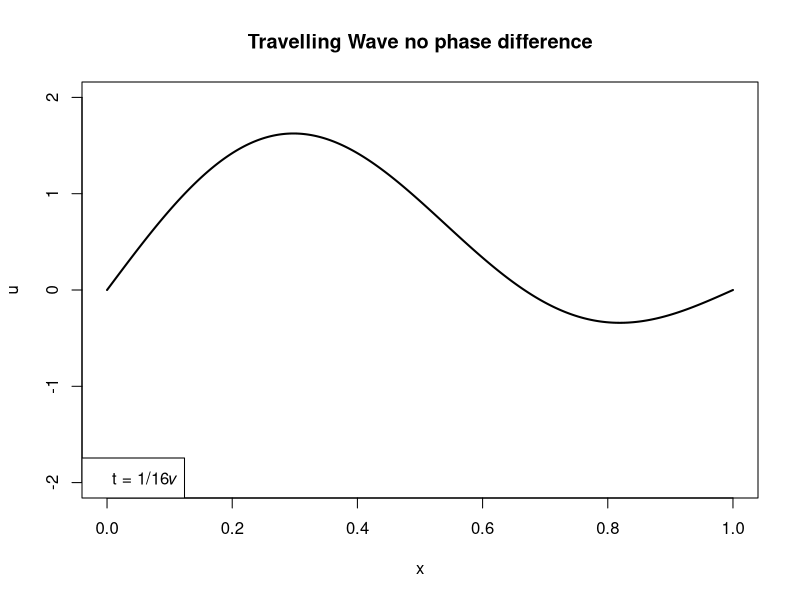

Here is the R script that generated this plot:
# Assuming
L <- 1

# X-axis and Y-axis values
x_values <- seq(0, L, length.out = 1000)
u_values <- 0.9234 * (sin(pi * x_values / L) + sin(2 * pi * x_values / L))

# Final plot
plot(x_values, u_values, type = "l", lwd = 2, xlim = c(0, L), ylim = c(-2, 2), 
     xlab = "x", ylab = "u", main = "Travelling Wave no phase difference")

# Label
legend("bottomleft", legend = "t = 1/16𝜈")